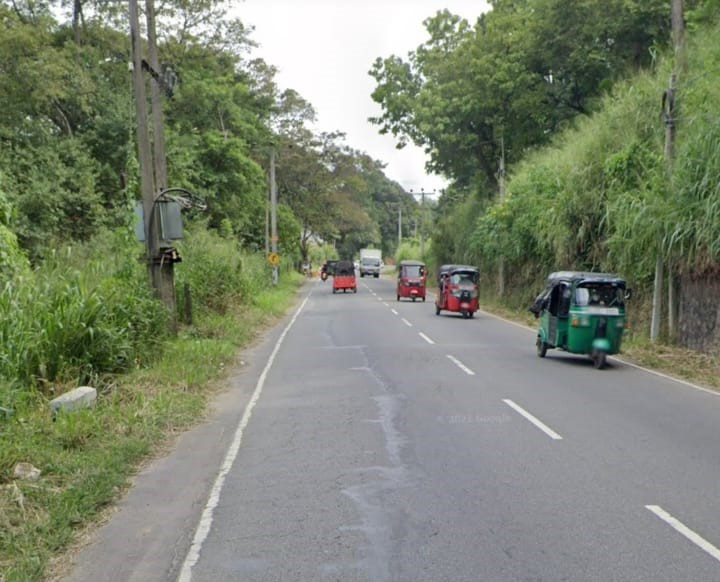
#> input picture road.jpg, 720 x 582 px
$ python part2.py
#> lines starting #> are read from the running program, lines starting #| are printed output that depends on the picture; after the words box and inside, x2 and y2 are one past the last pixel; in counts of white or black regions, pixels touching at a corner belong together
import matplotlib.pylab as plt
import cv2
import numpy as np

# A function to mask everything other than our region of interest
def region_of_interest(img, vertices):
    mask = np.zeros_like(img)
    # channel_count = img.shape[2]
    # Create a match color
    match_mask_color = 255
    # Fill the polygon to mask
    cv2.fillPoly(mask, vertices, match_mask_color)
    # Return the image only where the masked pixel matches
    masked_image = cv2.bitwise_and(img, mask)

    return masked_image

# A function to draw lines
def draw_the_lines(img, line_vectors):
    # Make a copy of the image passed
    img = np.copy(img)
    # Create a blank image that matches the original image size
    blank_image = np.zeros((img.shape[0], img.shape[1], 3), dtype=np.uint8)

    # Loop around the line vectors and draw the lines
    for line in line_vectors:
        for x1, y1, x2, y2 in line:
            cv2.line(blank_image, (x1,y1), (x2,y2), (0, 255, 0), thickness=3)

    # Merge the image with lines into the original image
    img = cv2.addWeighted(img, 0.8, blank_image, 1, 0.0)
    return img


# load an image
image = cv2.imread('road.jpg')
#> image is the input picture: shape (582, 720, 3); mean B, G, R 112.6, 132.1, 124.2

# Convert image to RGB format as we are going to load the
# image using matplotlib
image = cv2.cvtColor(image, cv2.COLOR_BGR2RGB)

# Get the width and height of the image
print(image.shape)
#| (582, 720, 3)
height = image.shape[0]
#> height = 582
width = image.shape[1]
#> width = 720

# Define the region of interest
region_of_interest_vertices = [
    (100, height),
    (width, 0),
    (width,height)
]
#> region_of_interest_vertices = [(100, 582), (720, 0), (720, 582)]

# First get a gray scale image to find out edges in the image
gray_image = cv2.cvtColor(image, cv2.COLOR_RGB2GRAY)
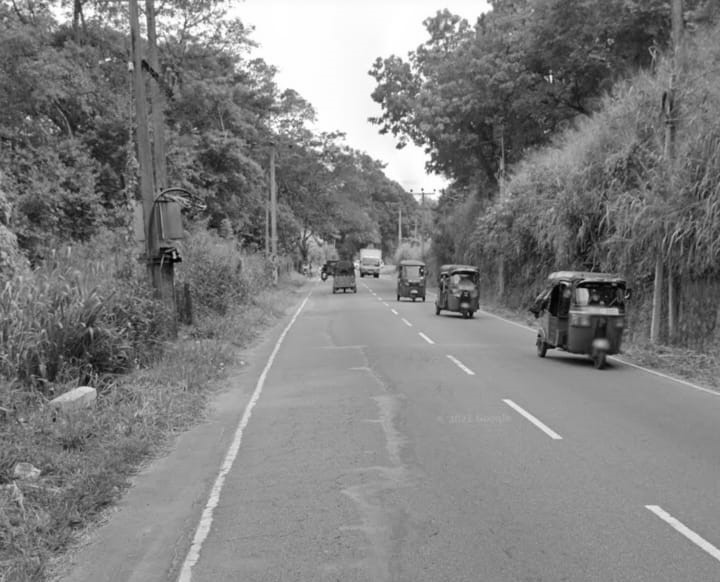
#> gray_image: shape (582, 720); min 1, max 255, mean 127.5
# Find out edges
canny_image = cv2.Canny(gray_image, 100, 200)
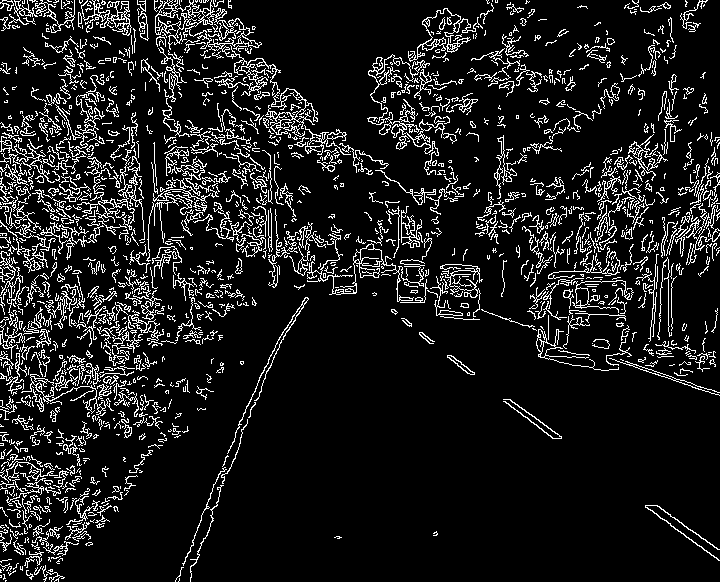
#> canny_image: shape (582, 720); 11% white in thin lines or dots

# Use the method defined above to crop the image
cropped_image = region_of_interest(canny_image,
                np.array([region_of_interest_vertices], np.int32))
#> in region_of_interest, `cv2.fillPoly(mask, vertices, match_mask_color)`:
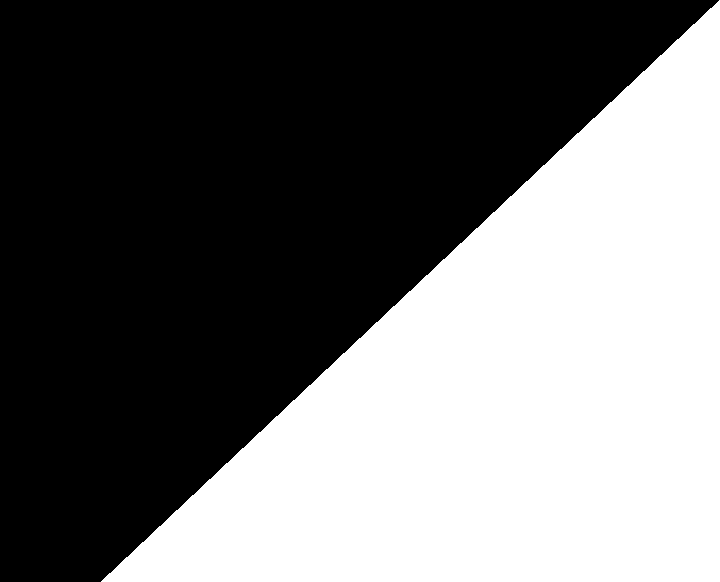
#> mask: shape (582, 720); 43.1% white; 1 white region, box (x1, y1, x2, y2) and area: (101, 0, 720, 582) 180438
#> in region_of_interest, `masked_image = cv2.bitwise_and(img, mask)`:
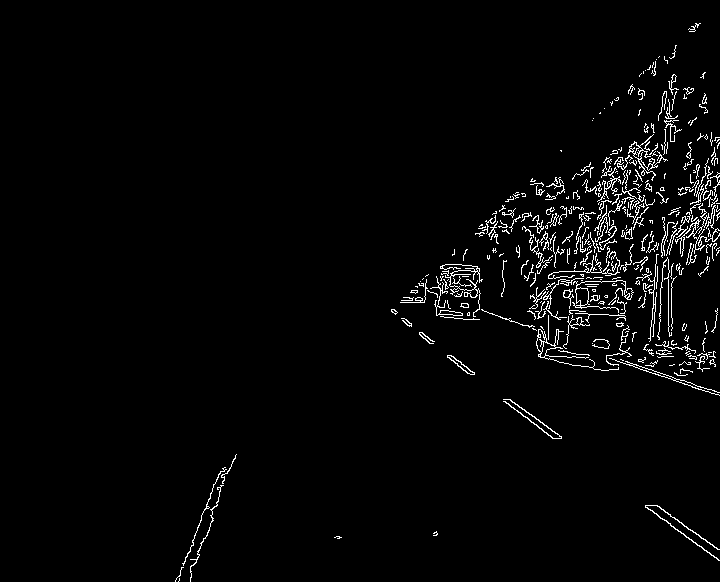
#> masked_image: shape (582, 720); 2.5% white in thin lines or dots, all inside (x1, y1, x2, y2) = (175, 23, 720, 582)

# Probabilistic half line transform
# It will return the line vector of the lines in our image
lines = cv2.HoughLinesP(cropped_image,
                rho=6,
                theta=np.pi/60,
                threshold=160,
                lines=np.array([]),
                minLineLength=40,
                maxLineGap=25)
#> lines = 170 rows, first 6: [538, 356, 693, 88], [402, 300, 717, 179], [541, 342, 676, 76], [617, 208, 665, 100], [391, 311, 631, 233], [559, 356, 675, 128]

image_with_lines = draw_the_lines(image, lines)
#> the loop in draw_the_lines, `for line in line_vectors:` made 170 passes
#> after the loop in draw_the_lines, `for line in line_vectors:`:
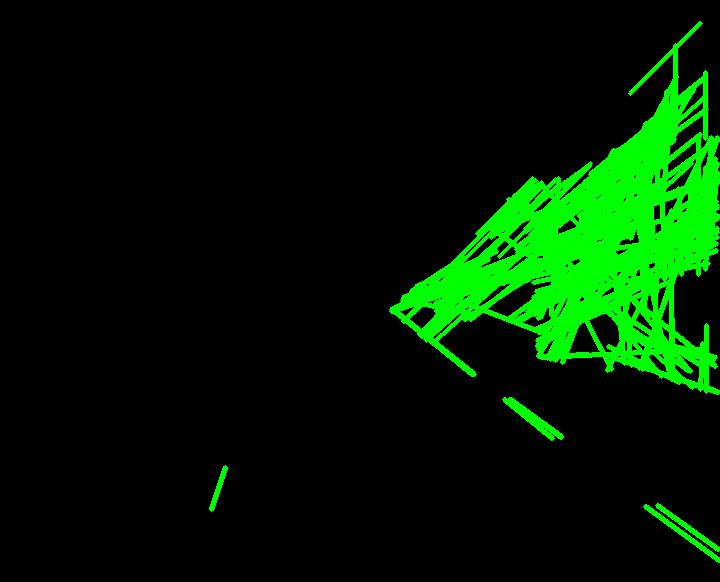
#> blank_image: shape (582, 720, 3); mean of channels 0, 1, 2 0, 28.3, 0; drawn as B, G, R
#> in draw_the_lines, `img = cv2.addWeighted(img, 0.8, blank_image, 1, 0.0)`:
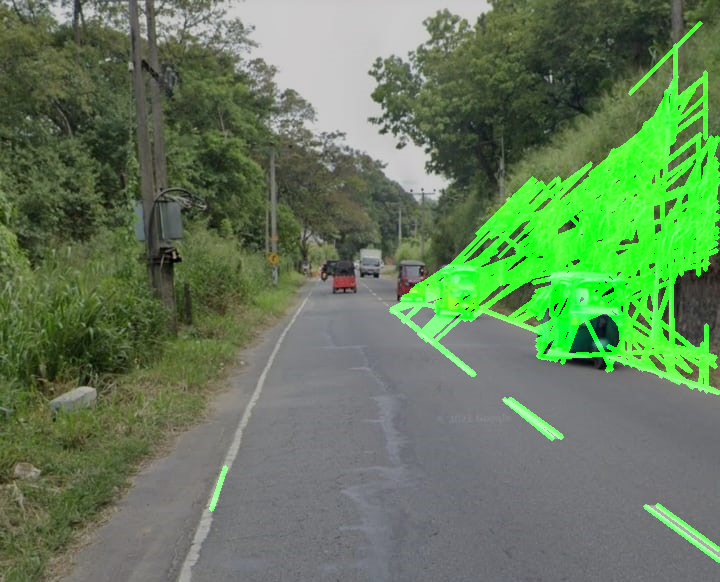
#> img: shape (582, 720, 3); mean R, G, B 99.3, 124.5, 90


# Load our image using plt.imshow method
plt.imshow(image_with_lines)
plt.show()
